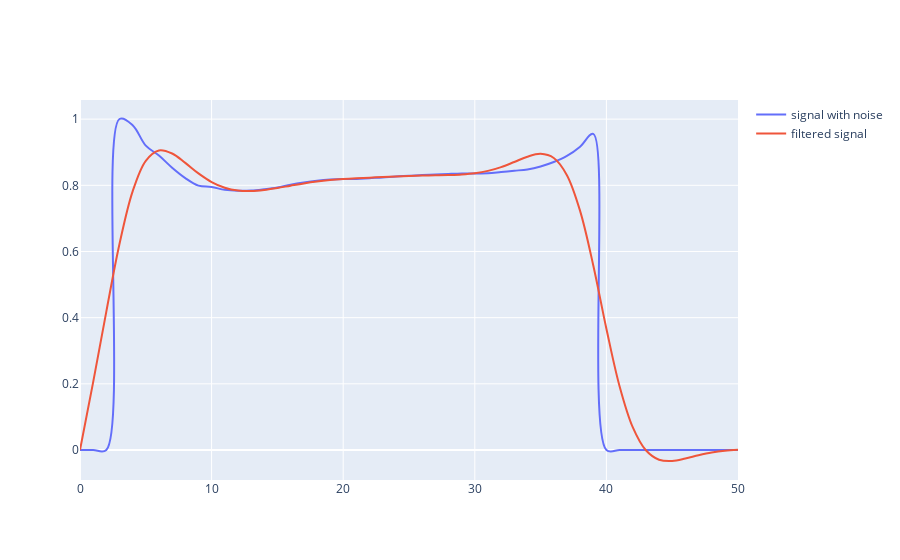

The code cell stored with this chart in its notebook:
### Markdown cell above
### Filtering for removal of outliars

### Code cell
from scipy.signal import butter,filtfilt
import plotly.graph_objects as go
fs = 20.0 # sample rate, Hz
cutoff = 2 # desired cutoff frequency of the filter, Hz, slightly higher than actual 1.2 Hz
order = 2 # sin wave can be approx represented as quadratic

# Taken from https://medium.com/analytics-vidhya/how-to-filter-noise-with-a-low-pass-filter-python-885223e5e9b7
def butter_lowpass_filter(data, cutoff, fs, order):
    normal_cutoff = cutoff / (0.5 * fs)
    # Get the filter coefficients 
    b, a = butter(order, normal_cutoff, btype='low', analog=False)
    y = filtfilt(b, a, data)
    return y

y = butter_lowpass_filter(t[5][:,0], cutoff, fs, order)

fig = go.Figure()
fig.add_trace(go.Scatter(
            y = t[5][:,0],
            line =  dict(shape =  'spline' ),
            name = 'signal with noise'
            ))
fig.add_trace(go.Scatter(
            y = y,
            line =  dict(shape =  'spline' ),
            name = 'filtered signal'
            ))
fig.show()

### Figure 1 — Plotly figure (JSON) as saved in the notebook; plotly's stock layout.template omitted (floating-point values rounded to 4 significant figures)
{"data": [{"line": {"shape": "spline"}, "name": "signal with noise", "type": "scatter", "y": [0, 0, 0, 1.0, 0.9818, 0.9198, 0.8899, 0.8532, 0.8219, 0.7991, 0.7949, 0.7864, 0.7836, 0.7842, 0.7883, 0.7937, 0.8021, 0.8088, 0.8141, 0.8177, 0.8193, 0.8194, 0.8217, 0.8238, 0.8269, 0.8288, 0.8311, 0.8324, 0.8343, 0.8357, 0.8359, 0.8362, 0.8401, 0.844, 0.8481, 0.857, 0.8703, 0.8888, 0.9168, 0.9554, 0, 0, 0, 0, 0, 0, 0, 0, 0, 0, 0]}, {"line": {"shape": "spline"}, "name": "filtered signal", "type": "scatter", "y": [5.068e-06, 0.205, 0.4184, 0.6225, 0.7817, 0.8741, 0.9054, 0.8961, 0.8677, 0.836, 0.8099, 0.7928, 0.7843, 0.7827, 0.7859, 0.7919, 0.7989, 0.8057, 0.8114, 0.8158, 0.819, 0.8213, 0.8232, 0.825, 0.8267, 0.8281, 0.8293, 0.8302, 0.8312, 0.8329, 0.8366, 0.8436, 0.8551, 0.8705, 0.8865, 0.8952, 0.8827, 0.8307, 0.7228, 0.5586, 0.3666, 0.1928, 0.06902, -0.0006957, -0.02929, -0.03319, -0.02584, -0.01584, -0.007435, -0.00196, 0.0008292]}], "layout": {}}
